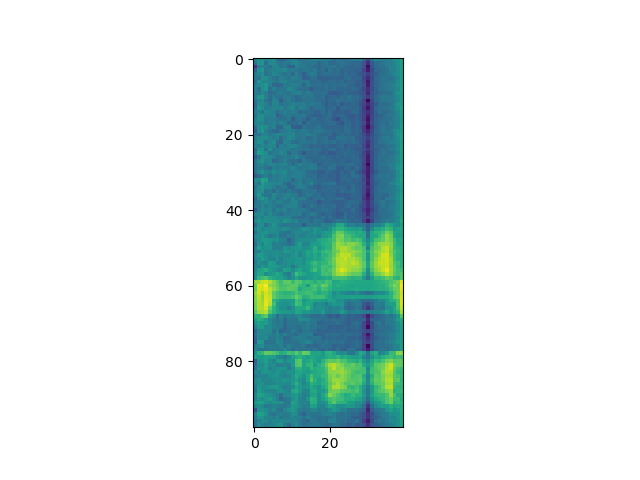

The Python source for this figure:
# Sources
#https://stackoverflow.com/questions/54903873/calculating-spectrogram-of-wav-files-in-python
#https://haythamfayek.com/2016/04/21/speech-processing-for-machine-learning.html
#https://www.kaggle.com/ybonde/log-spectrogram-and-mfcc-filter-bank-example
#https://github.com/numpy/numpy/blob/master/numpy/fft/_pocketfft.py

import numpy as np
import scipy.io.wavfile
import matplotlib.pyplot as plt

def signal_framing(signal, size = 0.025, stride = 0.01):
	length = int(round(sample_rate*size))
	step = int(round(sample_rate*stride))
	signallength = len(signal)
	framecount = int(round((signallength-length)/step))
	paddedlength = framecount *step +length
	paddedsignal = np.append(signal, np.zeros(paddedlength-signallength))
	indices = np.tile(np.arange(0, length), (framecount, 1)) + np.tile(np.arange(0, framecount * step, step), (length, 1)).T
	frames = paddedsignal[indices]
	windowedframes = frames*np.hamming(length)
	return windowedframes

# def ffttry(a, n, axis=-1):
# 	a = asarray(a)
#     inv_norm = 1
#     output = _raw_fft(a, n, axis, False, True, inv_norm)
#     return output

def FFTPow(frames, Npoints=512):
	fft = np.absolute(np.fft.fft(frames, int(Npoints/2)+1)) 
	powspectrum = ((fft ** 2)/Npoints) 
	return powspectrum

def MelScale(sample_rate, filt = 40):
	#lowrange = 0
	filters = filt + 2
	peak = 2595 * np.log10(1 + (sample_rate / 2) / 700)
	melscale = np.linspace(0, peak, filters)
	meltohz = (700 * (10**(melscale / 2595) - 1))
	return meltohz


def Filters(scale, sample_rate, trifilter = 40, Npoints = 512):
	filters = np.zeros((trifilter, int(np.floor(Npoints / 2)+1)))
	for i in range(trifilter):
	    left = int(scale[i])
	    center = int(scale[i+1]) 
	    right = int(scale[i+2])
	    for j in range(left, center):
	        filters[i, j] = (j - scale[i]) / (scale[i+1] - scale[i])
	    for j in range(center, right):
	        filters[i, j] = (scale[i+2] - j) / (scale[i+2] - scale[i])
	return filters

def  Spectrogram(powerspectrum, filters):
	spectro = np.dot(powerspectrum, filters.T)
	spectrogram = 20 * np.log10(spectro) 
	return spectrogram

fsize = 0.025
fstride = 0.01

sample_rate, signal = scipy.io.wavfile.read('test1.wav')
frames = signal_framing(signal, fsize, fstride)

Npoints = 512
ps = FFTPow(frames, Npoints)

trifilt = 40
meltohz = MelScale(sample_rate, trifilt)

scalehz = np.ceil((Npoints + 1) * meltohz / sample_rate)

filters = Filters(scalehz, sample_rate, trifilt, Npoints)

spectrogram = Spectrogram(ps, filters)
# print(spectrogram)

plt.figure()
plt.imshow(spectrogram)
plt.savefig('spectrogram.png')